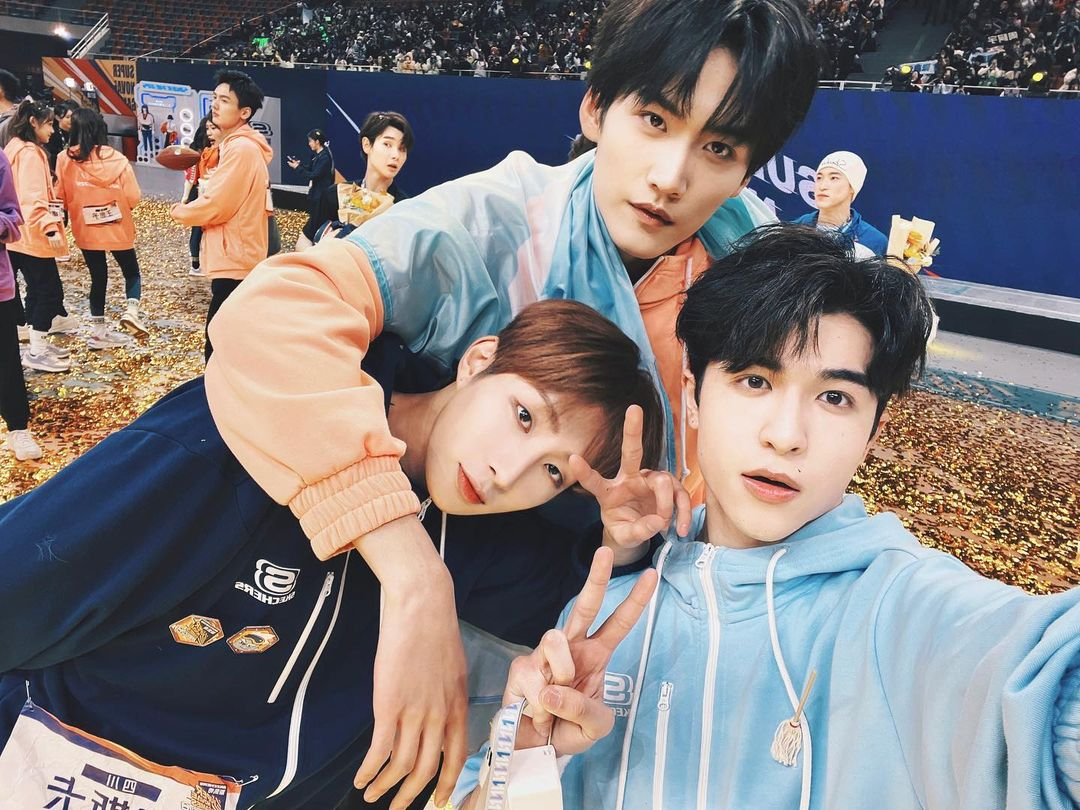
#> input picture Activity/Activity#2/threebear.jpg, 1080 x 810 px
$ jupyter execute image_processing-activity2.2.ipynb
#> lines starting #> are read from the running program, lines starting #| are printed output that depends on the picture
[cell 1]
import cv2
import numpy as np
import matplotlib.pyplot as plt

[cell 2]
img1 = cv2.imread("threebear.jpg")
#> img1 is the input picture: shape (810, 1080, 3); mean B, G, R 122.3, 121.5, 128.5
img2 = cv2.imread("harry.jpg")
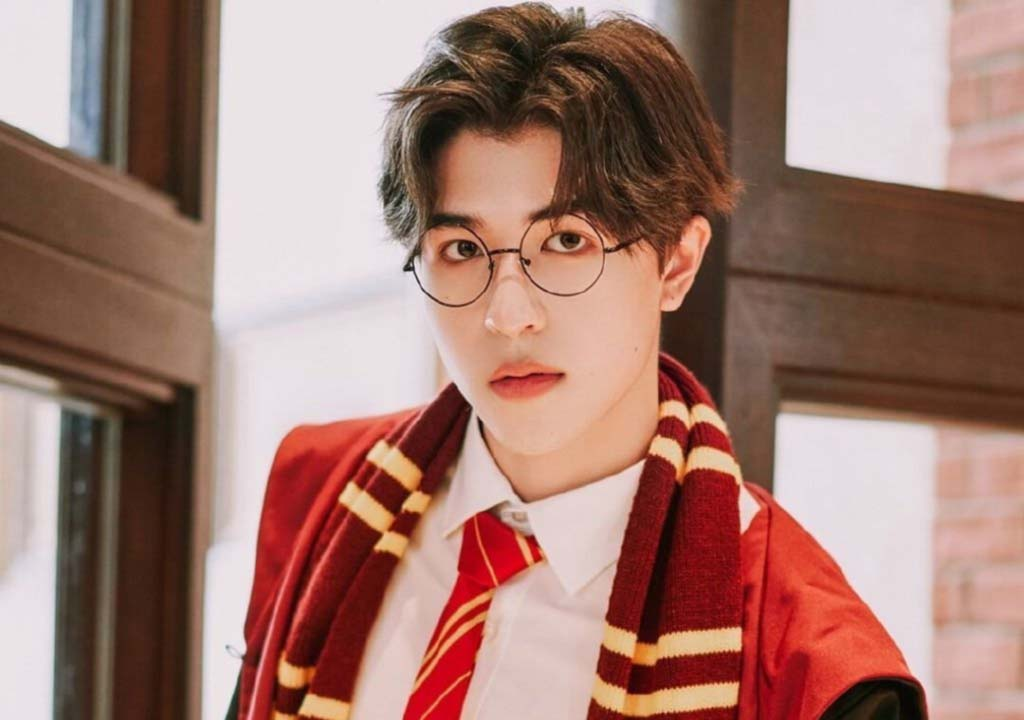
#> input picture Activity/Activity#2/harry.jpg, 1024 x 720 px
#> img2 is the input picture: shape (720, 1024, 3); mean B, G, R 113, 123, 161.8

center = (img1.shape[1]/2,img1.shape[0]/2)
#> center = (540, 405)
img1_crop = cv2.getRectSubPix(img1, img2.shape[:2][::-1],center)
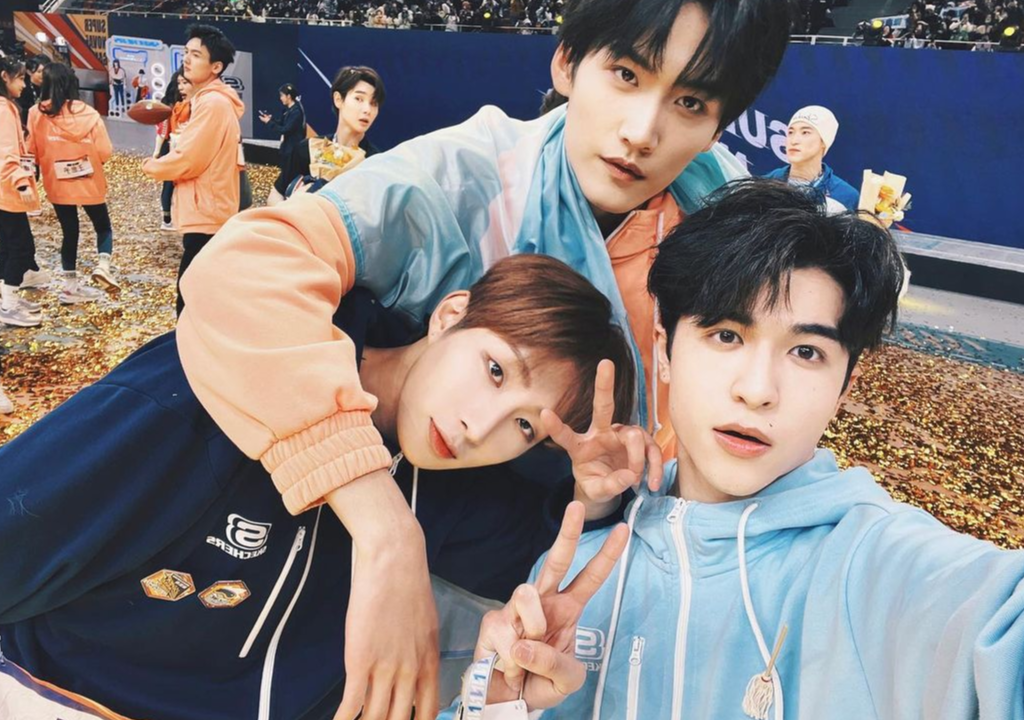
#> img1_crop: shape (720, 1024, 3); mean B, G, R 123.8, 124, 132.5

[cell 3]
size = img2.shape
#> size = (720, 1024, 3)
def frame(img1,img2):
  img_array = []
  for i in range(201):
    w1 = np.full(size, i*0.005)
    w2 = np.ones(size)
    w2 -= w1
    img = (w1*img1) + (w2*img2)
    img = img.astype(np.uint8)
    img_array.append(img)
#> w2: shape (720, 1024, 3) float64; every value is 0
#> after the loop, img_array = 201 items
  return img_array

[cell 4]
a = frame(img1_crop,img2)
#> a = 201 items
b = frame(img2,img1_crop)
#> b = 201 items
result = a + b
#> result = 402 items

[cell 5]
fourcc = cv2.VideoWriter_fourcc(*'mp4v')
writer = cv2.VideoWriter("result-2.2.mp4", fourcc, 30, img2.shape[:2][::-1])
for frame in range(len(result)):
  writer.write(result[frame])
writer.release()
